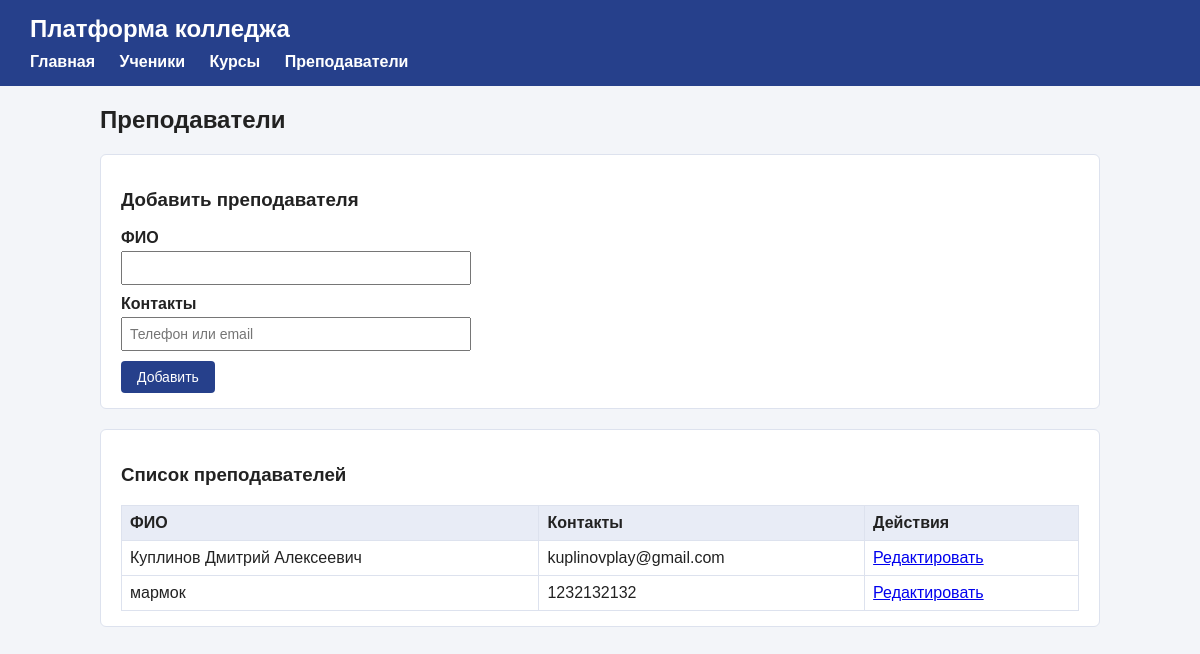
The app's page /teachers.php with its own data.
### tables this page shows
CREATE TABLE teachers (
    id INTEGER PRIMARY KEY AUTOINCREMENT,
    fio TEXT NOT NULL,
    contacts TEXT
);

### db.php (called while the page is built, shortened)
<?php
function h($text)
{
    return htmlspecialchars((string) $text, ENT_QUOTES, 'UTF-8');
}

### teachers.php (the view, shortened to what this page needs)
<?php
require 'db.php';
$edit_teacher = null;
$teachers = $db->query('SELECT * FROM teachers ORDER BY fio')->fetchAll(PDO::FETCH_ASSOC);
require 'header.php';
?>
<h2>Преподаватели</h2>
<section class="box">
    <h3><?php echo $edit_teacher ? 'Редактировать преподавателя' : 'Добавить преподавателя'; ?></h3>
    <form method="post">
        <label>ФИО
            <input type="text" name="fio" value="<?php echo h($edit_teacher['fio'] ?? ''); ?>" required>
        </label>
        <label>Контакты
            <input type="text" name="contacts" value="<?php echo h($edit_teacher['contacts'] ?? ''); ?>" placeholder="Телефон или email">
        </label>
        <button type="submit"><?php echo $edit_teacher ? 'Сохранить' : 'Добавить'; ?></button>
    </form>
</section>
<section class="box">
    <h3>Список преподавателей</h3>
    <?php if (count($teachers) == 0) { ?>
        <p>Преподавателей пока нет.</p>
    <?php } else { ?>
        <table>
            <tr>
                <th>ФИО</th>
                <th>Контакты</th>
                <th>Действия</th>
            </tr>
            <?php foreach ($teachers as $teacher) { ?>
                <tr>
                    <td><?php echo h($teacher['fio']); ?></td>
                    <td><?php echo h($teacher['contacts']); ?></td>
                    <td><a href="teachers.php?edit=<?php echo $teacher['id']; ?>">Редактировать</a></td>
                </tr>
            <?php } ?>
        </table>
    <?php } ?>
</section>
<?php require 'footer.php'; ?>

### style.css (style rules this page uses)
body { margin: 0; font-family: Arial, sans-serif; background: #f3f5f9; color: #222; }
.box { background: white; padding: 15px 20px; margin-bottom: 20px; border-radius: 6px; border: 1px solid #dde2ee; }
form label { display: block; margin-bottom: 10px; font-weight: bold; }
form input, form select { display: block; width: 100%; max-width: 350px; padding: 7px; margin-top: 4px; font-size: 14px; box-sizing: border-box; }
button { background: #26408b; color: white; border: none; padding: 8px 16px; border-radius: 4px; font-size: 14px; cursor: pointer; }
table { width: 100%; border-collapse: collapse; }
th, td { border: 1px solid #dde2ee; padding: 8px; text-align: left; }
th { background: #e8ecf6; }

### records on screen
teachers: fio "Куплинов Дмитрий Алексеевич", contacts "kuplinovplay@gmail.com"
teachers: fio "мармок", contacts "1232132132"
